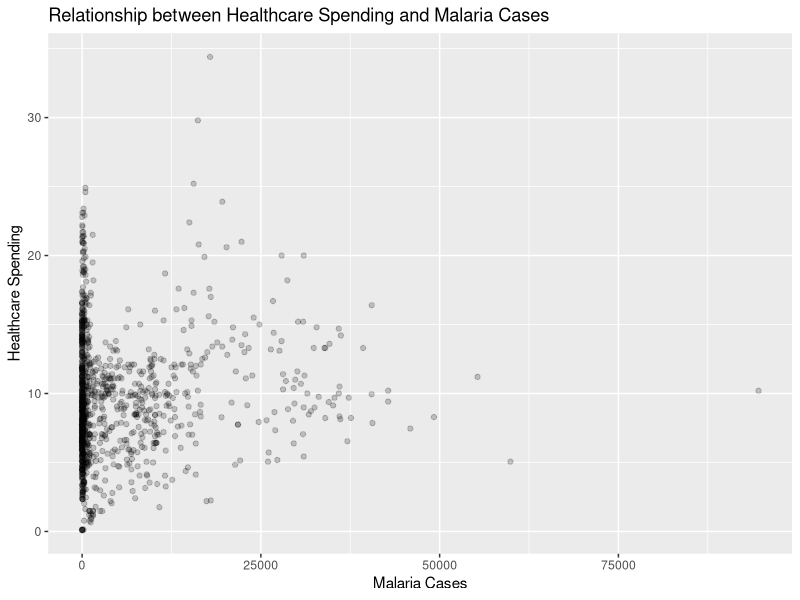
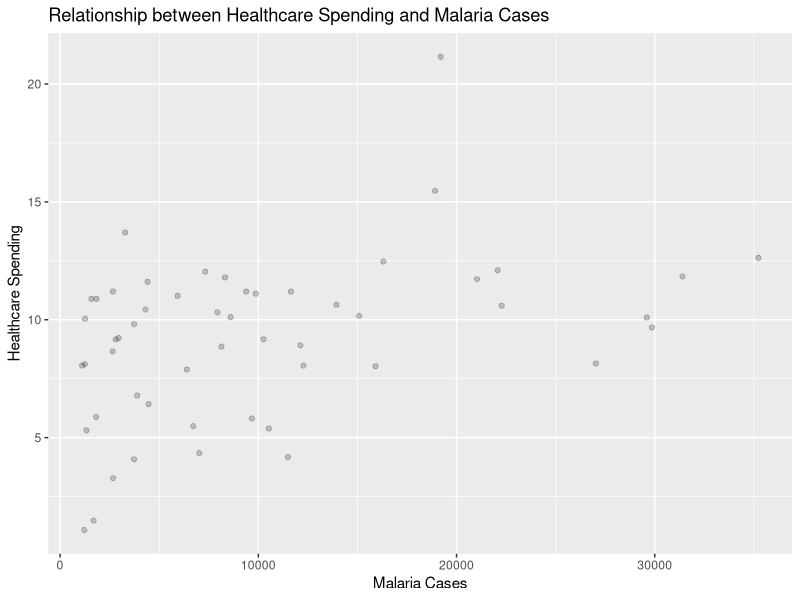
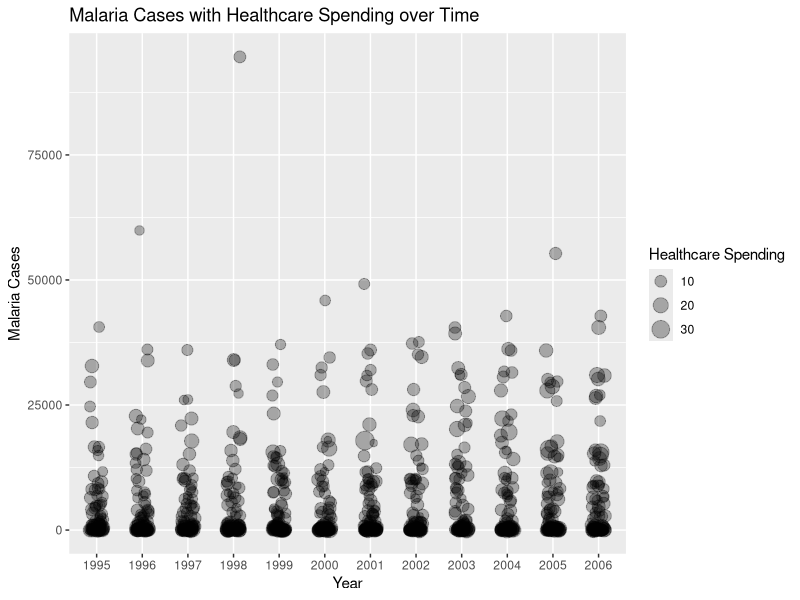
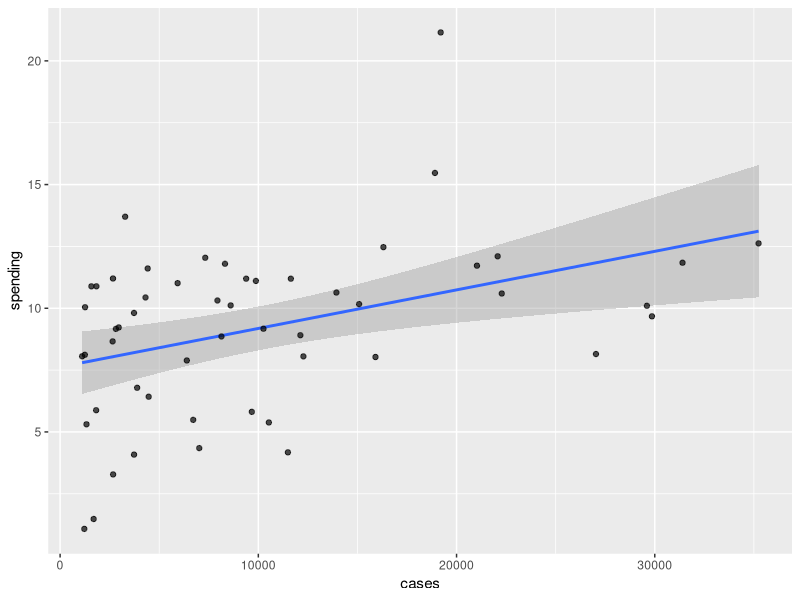
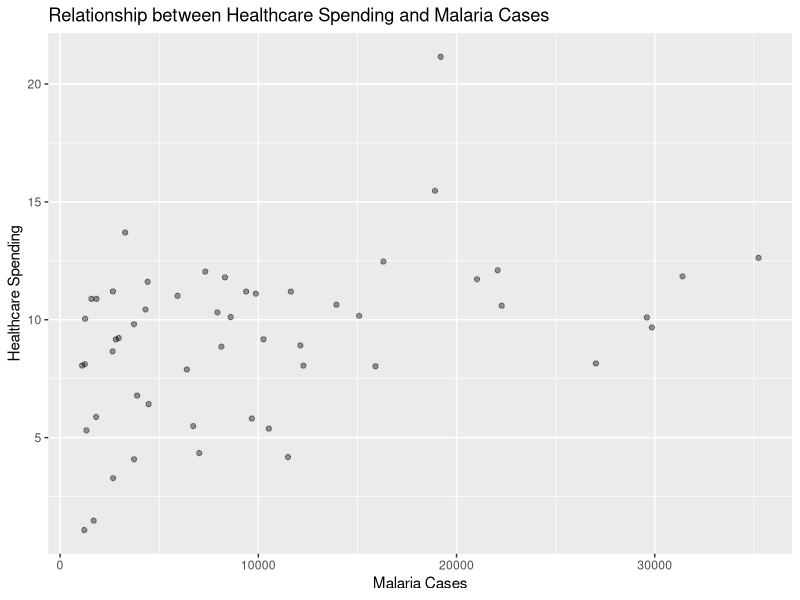
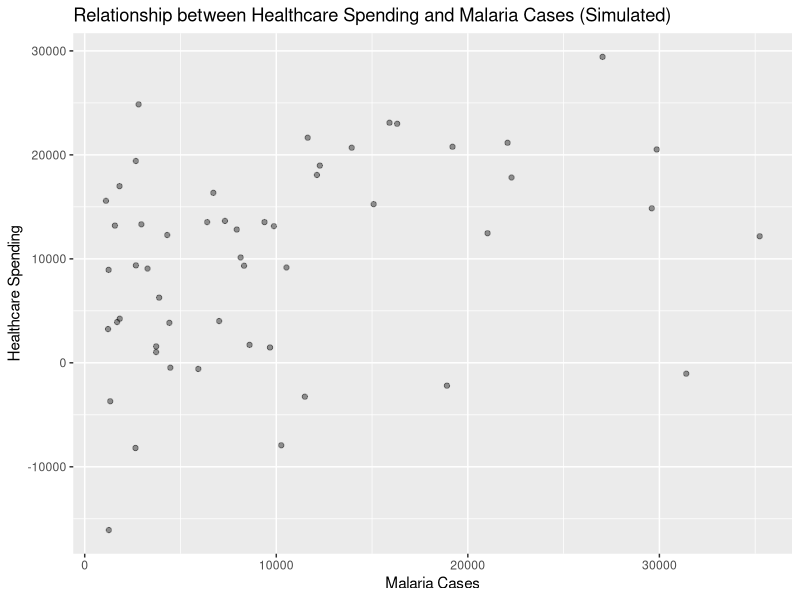

Reproduce these figures in R, in order.
## ---- chunk 1
library(tidyverse)
library(kableExtra)
## ---- chunk 2
healthcare_expenditure = read.csv("government_health_spending_of_total_gov_spending_percent.csv")
malaria_cases = read.csv("malaria_cases_per_100000_reported.csv")

## ---- chunk 3

malaria_cases <- malaria_cases |>
  mutate(across(-country, ~ ifelse(str_detect(., "k$"), as.numeric(str_replace(., "k$", ""))*1000, as.numeric(.))))

options(scipen = 999)

## ---- chunk 4

malaria_cases <- malaria_cases |>
  pivot_longer(cols = starts_with("X"), 
               names_to = "year",
               values_to = "cases") |>
  mutate(year = str_remove(year, "X"))

## ---- chunk 5

healthcare_expenditure <- healthcare_expenditure |>
  pivot_longer(cols = starts_with("X"), 
               names_to = "year",
               values_to = "spending") |>
  mutate(year = str_remove(year, "X"))

## ---- chunk 6
# 137 entries contain NA values
data <- healthcare_expenditure |>
  inner_join(malaria_cases)
## ---- chunk 7

ggplot(data, aes(y = spending, x = cases)) +
  geom_point(alpha=0.2) +
  labs(y = "Healthcare Spending", x = "Malaria Cases") +
  ggtitle("Relationship between Healthcare Spending and Malaria Cases")


## ---- chunk 8
filtered_data <- data|>
  filter(!is.na(cases), !is.na(spending))|>
  group_by(country)|>
  summarise(spending = mean(spending, na.rm = TRUE), cases = mean(cases, na.rm = TRUE)) |> filter(cases > 1000)

## ---- chunk 9
ggplot(filtered_data, aes(y = spending, x = cases)) +
  geom_point(alpha=0.2) +
  labs(y = "Healthcare Spending", x = "Malaria Cases") +
  ggtitle("Relationship between Healthcare Spending and Malaria Cases")
## ---- chunk 10

ggplot(data, aes(x = year, y = cases, size = spending)) +
  geom_jitter(alpha=0.3, width=0.15) +
  labs(x = "Year", y = "Malaria Cases", size = "Healthcare Spending") +
  ggtitle("Malaria Cases with Healthcare Spending over Time") +
  scale_size_continuous(name = "Healthcare Spending")


## ---- chunk 11
#creating summarised data using all years
countrywise_data <- data|>
  filter(!is.na(cases), !is.na(spending))|>
  group_by(country)|>
  summarise(spending = mean(spending, na.rm = TRUE), cases = mean(cases, na.rm = TRUE)) |> filter(cases > 1000)
## ---- chunk 12
countrywise_data|>
  ggplot(aes(y=spending, x=cases))+
  geom_smooth(method="lm")+
  geom_point(alpha=0.7)
## ---- chunk 13
model <- lm(cases ~ spending, data=countrywise_data)
summary(model)
## ---- chunk 14
response_variance <- var(countrywise_data$spending)
fitted_values <- predict(model)
fitted_values_variance <- var(fitted_values)
residuals <- residuals(model)
residuals_variance <- var(residuals)

variance_table <- data.frame(
  `Variance Type` = c("Response Values", "Fitted Values", "Residuals"),
  Variance = c(response_variance, fitted_values_variance, residuals_variance)
)

variance_table |>
  kable() |>
  kable_styling()

## ---- chunk 15
r_squared <- summary(model)$r.squared

## ---- chunk 16


predicted_values <- predict(model)

sigma_value <- sigma(model)


residuals_sd <- sqrt(residuals_variance)

set.seed(6548658) #produces consistent output for 3.1
simulated_values <- predicted_values + rnorm(length(predicted_values), mean = 0, sd = sigma_value)


simulated_data <- data.frame(spending = simulated_values, cases = countrywise_data$cases)




## ---- chunk 17
ggplot(filtered_data, aes(y = spending, x = cases)) +
  geom_point(alpha=0.4) +
  labs(y = "Healthcare Spending", x = "Malaria Cases") +
  ggtitle("Relationship between Healthcare Spending and Malaria Cases")
## ---- chunk 18
ggplot(simulated_data, aes(y = spending, x = cases)) +
  geom_point(alpha=0.4) +
  labs(y = "Healthcare Spending", x = "Malaria Cases") +
  ggtitle("Relationship between Healthcare Spending and Malaria Cases (Simulated)")
## ---- chunk 19
# simulate data as in 3.1
simulate_set <- function() {
  predicted_values + rnorm(
    length(predicted_values),
    mean = 0,
    sd = sigma_value)
}

#create model
simulated_model <- function() {
  lm(countrywise_data$cases ~ simulate_set())
}

#divine R2
randomized_r_squared <- function() {
  summary(simulated_model())$r.squared
}
## ---- chunk 20
large_sim <- replicate(1000,
                       expr = randomized_r_squared(),
                       simplify = "vector"
                       )
